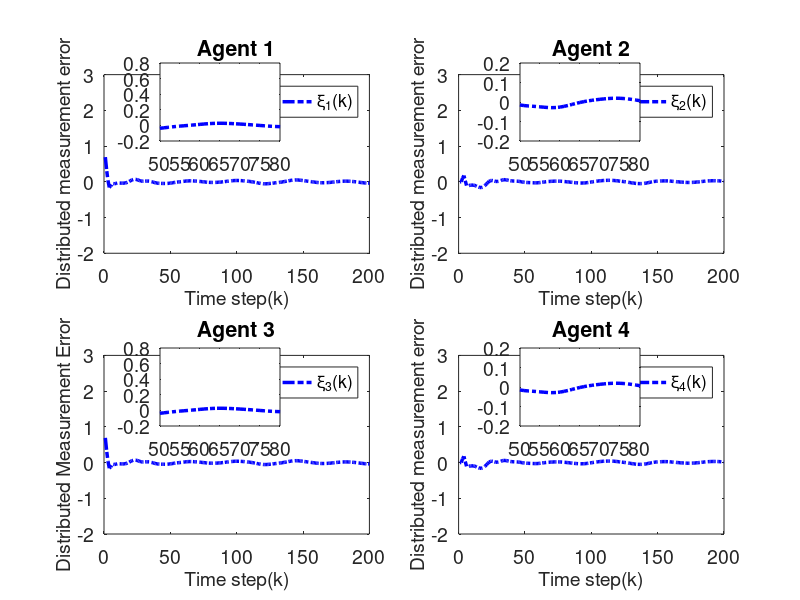

Recreate this plot in MATLAB.
clc; clear;

% Parameters
rho = 6.5;            % Increase gain for better control response
eta = 1;              % Increase to make the adaptive update faster
lamda = 350;          % Model-free parameter
mu = 0.005;           % Adaptive parameter
epsilon = 1e-5;       % Small threshold for stability
alpha = 15;           % Smoothing factor for error dynamics
T = 0.1;              % Sampling time (kept for calculations but not used in time vector)
gamma1 = 0.45;        % Adjust control gains for faster tracking
gamma2 = 0.25;        % Adjust control gains
gamma3 = 0.45;        % Adjust control gains
gamma4 = 0.25;        % Adjust control gains
beta = 10;            % Sliding mode coefficient
sigma = 95;           % Sliding mode parameter
tau = 1e-5;           % Small damping term

rT = 1024;            % Sample rate
L = 200;              % Time steps
m = 200;              % Data size
n = 600;              % Data size

% Initialization
phi1 = zeros(m+1,1); 
phi2 = zeros(m+1,1); 
phi3 = zeros(m+1,1); 
phi4 = zeros(m+1,1);
mfa1 = zeros(m+1,1); 
mfa2 = zeros(m+1,1); 
mfa3 = zeros(m+1,1); 
mfa4 = zeros(m+1,1);
sm1 = zeros(m,1);  
sm2 = zeros(m,1);  
sm3 = zeros(m,1);  
sm4 = zeros(m,1);
y1 = zeros(m+1,1); 
y2 = zeros(m+1,1); 
y3 = zeros(m+1,1); 
y4 = zeros(m+1,1);
u1 = zeros(m,1);   
u2 = zeros(m,1);   
u3 = zeros(m,1);   
u4 = zeros(m,1);
xi1 = zeros(m,1);  
xi2 = zeros(m,1);  
xi3 = zeros(m,1);  
xi4 = zeros(m,1);
s1 = zeros(m,1);   
s2 = zeros(m,1);   
s3 = zeros(m,1);   
s4 = zeros(m,1);
yd = zeros(m+1,1);

% Desired signal (Reference trajectory)
for k = 1:1:m+1
    % yd(k) = 0.6; % Time-invariant constant reference signal
    yd(k) = 0.6 * sin(0.05 * pi * k) + 0.6 * cos(0.03 * pi * k);
end

for k = 1:m
    % Adaptive Gain update
    if k == 1
        phi1(k) = 1.0; 
        phi2(k) = 1.0; 
        phi3(k) = 1.0; 
        phi4(k) = 1.0;
    elseif k == 2
        phi1(k) = phi1(k-1) + (eta * u1(k-1) / (mu + u1(k-1)^2)) * (y1(k) - phi1(k-1)*u1(k-1));
        phi2(k) = phi2(k-1) + (eta * u2(k-1) / (mu + u2(k-1)^2)) * (y2(k) - phi2(k-1)*u2(k-1));
        phi3(k) = phi3(k-1) + (eta * u3(k-1) / (mu + u3(k-1)^2)) * (y3(k) - phi3(k-1)*u3(k-1));
        phi4(k) = phi4(k-1) + (eta * u4(k-1) / (mu + u4(k-1)^2)) * (y4(k) - phi4(k-1)*u4(k-1));
    else
        phi1(k) = phi1(k-1) + (eta * (u1(k-1) - u1(k-2)) / (mu + (u1(k-1) - u1(k-2))^2)) * (y1(k) - y1(k-1) - phi1(k-1) * (u1(k-1) - u1(k-2)));
        phi2(k) = phi2(k-1) + (eta * (u2(k-1) - u2(k-2)) / (mu + (u2(k-1) - u2(k-2))^2)) * (y2(k) - y2(k-1) - phi2(k-1) * (u2(k-1) - u2(k-2)));
        phi3(k) = phi3(k-1) + (eta * (u3(k-1) - u3(k-2)) / (mu + (u3(k-1) - u3(k-2))^2)) * (y3(k) - y3(k-1) - phi3(k-1) * (u3(k-1) - u3(k-2)));
        phi4(k) = phi4(k-1) + (eta * (u4(k-1) - u4(k-2)) / (mu + (u4(k-1) - u4(k-2))^2)) * (y4(k) - y4(k-1) - phi4(k-1) * (u4(k-1) - u4(k-2)));
    end

    % Stability protection
    if k > 2 && (abs(phi1(k)) <= epsilon || abs(u1(k-1) - u1(k-2)) <= epsilon || sign(phi1(k)) ~= sign(phi1(1)))
        phi1(k) = phi1(1);
    end
    if k > 2 && (abs(phi2(k)) <= epsilon || abs(u2(k-1) - u2(k-2)) <= epsilon || sign(phi2(k)) ~= sign(phi2(1)))
        phi2(k) = phi2(1);
    end
    if k > 2 && (abs(phi3(k)) <= epsilon || abs(u3(k-1) - u3(k-2)) <= epsilon || sign(phi3(k)) ~= sign(phi3(1)))
        phi3(k) = phi3(1);
    end
    if k > 2 && (abs(phi4(k)) <= epsilon || abs(u4(k-1) - u4(k-2)) <= epsilon || sign(phi4(k)) ~= sign(phi4(1)))
        phi4(k) = phi4(1);
    end

    % Error dynamics
    xi1(k) = yd(k) - 2*y1(k) + y4(k);
    xi2(k) = y1(k) - 2*y2(k) + y3(k);
    xi3(k) = y2(k) + yd(k) - 2*y3(k);
    xi4(k) = y1(k) + y3(k) - 2*y4(k);

    % Fix: Handle k=1 case for sliding surfaces
    if k == 1
        s1(k) = 0;
        s2(k) = 0;
        s3(k) = 0;
        s4(k) = 0;
    else
        s1(k) = alpha * xi1(k) - xi1(k-1);
        s2(k) = alpha * xi2(k) - xi2(k-1);
        s3(k) = alpha * xi3(k) - xi3(k-1);
        s4(k) = alpha * xi4(k) - xi4(k-1);
    end

    % MFAC updates
    if k == 1
        mfa1(k) = 0;
        mfa2(k) = 0;
        mfa3(k) = 0;
        mfa4(k) = 0;
    else
        mfa1(k) = mfa1(k-1) + (rho * phi1(k)) / (lamda + abs(phi1(k)^2)) * xi1(k);
        mfa2(k) = mfa2(k-1) + (rho * phi2(k)) / (lamda + abs(phi2(k)^2)) * xi2(k);
        mfa3(k) = mfa3(k-1) + (rho * phi3(k)) / (lamda + abs(phi3(k)^2)) * xi3(k);
        mfa4(k) = mfa4(k-1) + (rho * phi4(k)) / (lamda + abs(phi4(k)^2)) * xi4(k);
    end

    % SMC updates
    if k == 1 
        sm1(k) = 0;
        sm2(k) = 0;
        sm3(k) = 0;
        sm4(k) = 0;
    else
        sm1(k) = sm1(k-1) + (beta * phi1(k)) / (sigma + (phi1(k))^2) * ...
            ( (xi1(k) + (y4(k) - y4(k-1)) + (yd(k+1) - yd(k))) / (1 + 1) ...
            - (xi1(k)) / (alpha * (2)) + tau * sign(s1(k)) );

        sm2(k) = sm2(k-1) + (beta * phi2(k)) / (sigma + (phi2(k)^2)) * ...
            ( (xi2(k) + (y1(k) - y1(k-1)) + (y3(k) - y3(k-1))) / (1 + 1) ...
            - (xi2(k)) / (alpha * 2) + tau * sign(s2(k)) );

        sm3(k) = sm3(k-1) + (beta * phi3(k)) / (sigma + (phi3(k)^2)) * ...
            ( (xi3(k) + (y2(k) - y2(k-1)) + (yd(k+1) - yd(k))) / (1 + 1) ...
            - (xi3(k)) / (alpha * (2)) + tau * sign(s3(k)) );

        sm4(k) = sm4(k-1) + (beta * phi4(k)) / (sigma + (phi4(k)^2)) * ...
            ( (xi4(k) + (y1(k) - y1(k-1)) + (y3(k) - y3(k-1))) / (1 + 1) ...
            - (xi4(k)) / (alpha * (2)) + tau * sign(s4(k)) );
    end

    % Control signal
    if k == 1
        u1(k) = 0;
        u2(k) = 0;
        u3(k) = 0;
        u4(k) = 0;
    else
        u1(k) = mfa1(k) + gamma1 * sm1(k);
        u2(k) = mfa2(k) + gamma2 * sm2(k);
        u3(k) = mfa3(k) + gamma3 * sm3(k);
        u4(k) = mfa4(k) + gamma4 * sm4(k);
    end
    if k == 1
        y1(k) = 0;
        y2(k) = 0;
        y3(k) = 0;
        y4(k) = 0;
    end

    % Plant model update with nonlinear term and feedforward
    a = 0.5;
    b1 = 1.2 * n / (rT * 0.2);
    b2 = 1.15 * n / (rT * 0.2);
    b3 = 1.2 * n / (rT * 0.2);
    b4 = 1.15 * n / (rT * 0.2);
    
    nonlinearity1 = 0.02; % Coefficient for cubic nonlinearity
    nonlinearity2 = 0.02; % Coefficient for cubic nonlinearity
    nonlinearity3 = 0.02; % Coefficient for cubic nonlinearity
    nonlinearity4 = 0.02; % Coefficient for cubic nonlinearity
    ff_gain = 0.45; % Feedforward gain
    
    % Add cubic nonlinearity and feedforward term
    y1(k+1) = a * y1(k) + b1 * u1(k) - nonlinearity1 * y1(k)^3 + ff_gain;
    y2(k+1) = a * y2(k) + b2 * u2(k) - nonlinearity2 * y2(k)^2 + ff_gain;
    y3(k+1) = a * y3(k) + b3 * u3(k) - nonlinearity3 * y3(k)^3 + ff_gain;
    y4(k+1) = a * y4(k) + b4 * u4(k) - nonlinearity4 * y4(k)^2 + ff_gain;
end

% Calculate Mean Squared Error and Mean for each xi_i(k)
mse_xi1 = mean(xi1.^2);
mse_xi2 = mean(xi2.^2);
mse_xi3 = mean(xi3.^2);
mse_xi4 = mean(xi4.^2);
mean_xi1 = mean(xi1);
mean_xi2 = mean(xi2);
mean_xi3 = mean(xi3);
mean_xi4 = mean(xi4);

% Print MSE and Mean values
fprintf('Mean Squared Error for xi_1(k): %.10e\n', mse_xi1);

fprintf('Mean Squared Error for xi_2(k): %.10e\n', mse_xi2);

fprintf('Mean Squared Error for xi_3(k): %.10e\n', mse_xi3);

fprintf('Mean Squared Error for xi_4(k): %.10e\n', mse_xi4);


% Plotting
% Time vector for plotting
t = 1:1:m+1;  % Gives 201 points, as expected
font_size = 14;

% Verify time vector and array lengths
disp(['Length of t: ', num2str(length(t))]); % Should display 201
disp(['Length of y1: ', num2str(length(y1))]); % Should be 201
disp(['Length of yd: ', num2str(length(yd))]); % Should be 201
disp(['Length of xi1: ', num2str(length(xi1))]); % Should be 200

% % Plot 4 subplots
% figure('Position', [100, 100, 15*100, 7.5*100]); % [left, bottom, width, height] in pixels
% subplot(2,2,1);
% plot(t, yd, '--b', 'LineWidth', 2.5); hold on;
% plot(t, y1, '-.g', 'LineWidth', 2.5);
% title('Agent 1'); grid off;
% legend('y_d(k)','y_1(k)','Orientation', 'horizontal');
% set(gca, 'FontSize', font_size);
% xlim([0 m]); % X-axis starts from 0
% ylim([-1.5 3.5]); % Y-axis limits for Agent 1

% zoom_x_start = 80; % Start of zoomed x-range
% zoom_x_end = 100; % End of zoomed x-range
% axes('Position', [0.20,0.79,0.13,0.10]);
% box on; hold on;
% plot(t, yd, '--b', 'LineWidth', 2.5);
% plot(t, y1, '-.g', 'LineWidth', 2.5);
% xlim([zoom_x_start zoom_x_end]);
% yticks([-0.4,0,0.2]);
% set(gca, 'FontSize', font_size);

% subplot(2,2,2);
% plot(t, yd, '--b', 'LineWidth', 2.5); hold on;
% plot(t, y2, '-.g', 'LineWidth', 2.5);
% title('Agent 2'); grid off;
% legend('y_d(k)','y_2(k)','Orientation', 'horizontal');
% set(gca, 'FontSize', font_size);
% xlim([0 m]); % X-axis starts from 0
% ylim([-1.5 3.5]); % Y-axis limits for Agent 2

% axes('Position', [0.64,0.79,0.13,0.10]);
% box on; hold on;
% plot(t, yd, '--b', 'LineWidth', 2.5);
% plot(t, y2, '-.g', 'LineWidth', 2.5);
% xlim([zoom_x_start zoom_x_end]);
% yticks([-0.4,0,0.2]);
% set(gca, 'FontSize', font_size);

% subplot(2,2,3);
% plot(t, yd, '--b', 'LineWidth', 2.5); hold on;
% plot(t, y3, '-.g', 'LineWidth', 2.5);
% title('Agent 3'); grid off;
% legend('y_d(k)','y_3(k)','Orientation', 'horizontal');
% set(gca, 'FontSize', font_size);
% xlim([0 m]); % X-axis starts from 0
% ylim([-1.5 3.5]); % Y-axis limits for Agent 3

% axes('Position', [0.20,0.315,0.13,0.10]);
% box on; hold on;
% plot(t, yd, '--b', 'LineWidth', 2.5);
% plot(t, y3, '-.g', 'LineWidth', 2.5);
% xlim([zoom_x_start zoom_x_end]);
% yticks([-0.4,0,0.2]);
% set(gca, 'FontSize', font_size);

% subplot(2,2,4);
% plot(t, yd, '--b', 'LineWidth', 2.5); hold on;
% plot(t, y4, '-.g', 'LineWidth', 2.5);
% title('Agent 4'); grid off;
% legend('y_d(k)','y_4(k)','Orientation', 'horizontal');
% set(gca, 'FontSize', font_size);
% xlim([0 m]); % X-axis starts from 0
% ylim([-1.5 3.5]); % Y-axis limits for Agent 4

% axes('Position', [0.64,0.315,0.13,0.10]);
% box on; hold on;
% plot(t, yd, '--b', 'LineWidth', 2.5);
% plot(t, y4, '-.g', 'LineWidth', 2.5);
% xlim([zoom_x_start zoom_x_end]);
% yticks([-0.4,0,0.2]);
% set(gca, 'FontSize', font_size);







% Plot 4 subplots

figure('Position', [100, 100, 1450, 800]);
% figure('Position', [100, 100, 15*100, 7.5*100]); % [left, bottom, width, height] in pixels
subplot(2,2,1);
plot(t(1:end-1), xi1, '-.b', 'LineWidth', 2.5);
title('Agent 1'); grid off;
legend('\xi_1(k)','y_1','Orientation', 'horizontal');
set(gca, 'FontSize', font_size);
xlim([0 m]); % X-axis starts from 0
ylim([-2 3]); % Y-axis limits for Agent 1
ylabel('Distributed measurement error', 'FontSize', font_size);
xlabel('Time step(k)', 'FontSize', font_size);

zoom_x_start_xi = 50; % Start of zoomed x-range
zoom_x_end_xi = 80; % End of zoomed x-range0.20,0.79,0.13,0.10
axes('Position', [0.20,0.765,0.15,0.13]);
box on; hold on;
plot(t(1:end-1), xi1, '-.b', 'LineWidth', 2.5);
xlim([zoom_x_start_xi zoom_x_end_xi]);
% yticks([-2.000000000000000e-04,0,2.000000000000000e-04,4.000000000000001e-04,6.000000000000001e-04]);
set(gca, 'FontSize', font_size);

subplot(2,2,2);
plot(t(1:end-1), xi2, '-.b', 'LineWidth', 2.5);
title('Agent 2'); grid off;
legend('\xi_2(k)','y_2','Orientation', 'horizontal');
set(gca, 'FontSize', font_size);
xlim([0 m]); % X-axis starts from 0
ylim([-2 3]); % Y-axis limits for Agent 2
ylabel('Distributed measurement error', 'FontSize', font_size);
xlabel('Time step(k)', 'FontSize', font_size);

axes('Position', [0.65,0.765,0.15,0.13]);
box on; hold on;
plot(t(1:end-1), xi2, '-.b', 'LineWidth', 2.5);
xlim([zoom_x_start_xi zoom_x_end_xi]);
% yticks([-2.000000000000000e-04,0,2.000000000000000e-04,4.000000000000001e-04,6.000000000000001e-04]);
set(gca, 'FontSize', font_size);

subplot(2,2,3);
plot(t(1:end-1), xi3, '-.b', 'LineWidth', 2.5);
title('Agent 3'); grid off;
legend('\xi_3(k)','y_3','Orientation', 'horizontal');
set(gca, 'FontSize', font_size);
xlim([0 m]); % X-axis starts from 0
ylim([-2 3]); % Y-axis limits for Agent 2
ylabel('Distributed Measurement Error', 'FontSize', font_size);
xlabel('Time step(k)', 'FontSize', font_size);

axes('Position', [0.20,0.290,0.15,0.13]);
box on; hold on;
plot(t(1:end-1), xi3, '-.b', 'LineWidth', 2.5);
xlim([zoom_x_start_xi zoom_x_end_xi]);
% yticks([0.599,0.6,0.601]);
set(gca, 'FontSize', font_size);

subplot(2,2,4);
plot(t(1:end-1), xi4, '-.b', 'LineWidth', 2.5);
title('Agent 4'); grid off;
legend('\xi_4(k)','y_4','Orientation', 'horizontal');
set(gca, 'FontSize', font_size);
xlim([0 m]); % X-axis starts from 0
ylim([-2 3]); % Y-axis limits for Agent 4
ylabel('Distributed measurement error', 'FontSize', font_size);
xlabel('Time step(k)', 'FontSize', font_size);

axes('Position', [0.65,0.290,0.15,0.13]);
box on; hold on;
plot(t(1:end-1), xi4, '-.b', 'LineWidth', 2.5);
xlim([zoom_x_start_xi zoom_x_end_xi]);
% xticks([64,64.5,65])
% yticks([-1.000000000000000e-04,0,1.000000000000000e-04]);
set(gca, 'FontSize', font_size);
hold off;
